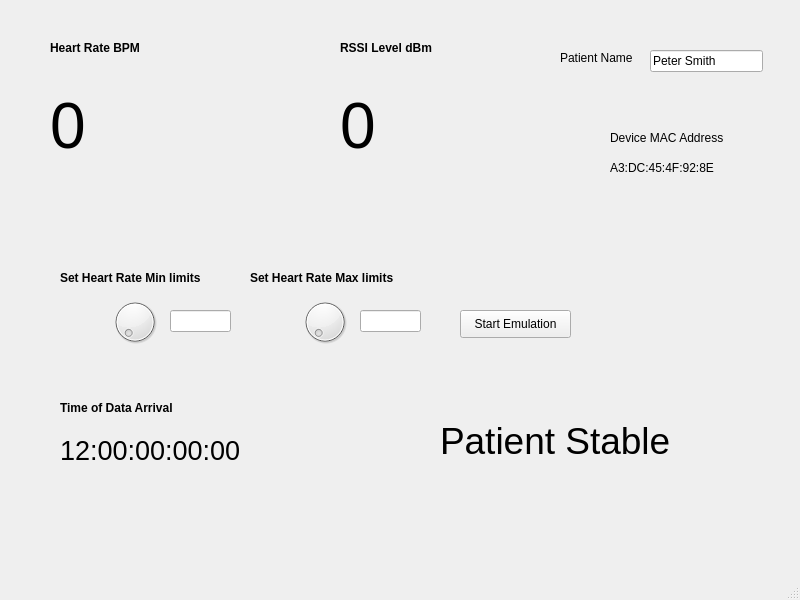
<?xml version="1.0" encoding="UTF-8"?>
<ui version="4.0">
 <class>MainWindow</class>
 <widget class="QMainWindow" name="MainWindow">
  <property name="geometry">
   <rect>
    <x>0</x>
    <y>0</y>
    <width>800</width>
    <height>600</height>
   </rect>
  </property>
  <property name="windowTitle">
   <string>MainWindow</string>
  </property>
  <widget class="QWidget" name="centralwidget">
   <widget class="QDial" name="minDail">
    <property name="geometry">
     <rect>
      <x>110</x>
      <y>290</y>
      <width>50</width>
      <height>64</height>
     </rect>
    </property>
   </widget>
   <widget class="QLabel" name="label">
    <property name="geometry">
     <rect>
      <x>60</x>
      <y>270</y>
      <width>171</width>
      <height>16</height>
     </rect>
    </property>
    <property name="font">
     <font>
      <weight>75</weight>
      <bold>true</bold>
     </font>
    </property>
    <property name="text">
     <string>Set Heart Rate Min limits</string>
    </property>
   </widget>
   <widget class="QDial" name="MaxDial">
    <property name="geometry">
     <rect>
      <x>300</x>
      <y>290</y>
      <width>50</width>
      <height>64</height>
     </rect>
    </property>
   </widget>
   <widget class="QLabel" name="label_2">
    <property name="geometry">
     <rect>
      <x>250</x>
      <y>270</y>
      <width>181</width>
      <height>16</height>
     </rect>
    </property>
    <property name="font">
     <font>
      <weight>75</weight>
      <bold>true</bold>
     </font>
    </property>
    <property name="text">
     <string>Set Heart Rate Max limits</string>
    </property>
   </widget>
   <widget class="QLabel" name="label_3">
    <property name="geometry">
     <rect>
      <x>50</x>
      <y>40</y>
      <width>101</width>
      <height>16</height>
     </rect>
    </property>
    <property name="font">
     <font>
      <weight>75</weight>
      <bold>true</bold>
     </font>
    </property>
    <property name="text">
     <string>Heart Rate BPM</string>
    </property>
   </widget>
   <widget class="QLabel" name="HRValue">
    <property name="geometry">
     <rect>
      <x>50</x>
      <y>90</y>
      <width>251</width>
      <height>71</height>
     </rect>
    </property>
    <property name="font">
     <font>
      <pointsize>48</pointsize>
     </font>
    </property>
    <property name="text">
     <string>0</string>
    </property>
    <property name="scaledContents">
     <bool>false</bool>
    </property>
    <property name="wordWrap">
     <bool>false</bool>
    </property>
   </widget>
   <widget class="QLineEdit" name="minSet">
    <property name="geometry">
     <rect>
      <x>170</x>
      <y>310</y>
      <width>61</width>
      <height>22</height>
     </rect>
    </property>
   </widget>
   <widget class="QLineEdit" name="maxSet">
    <property name="geometry">
     <rect>
      <x>360</x>
      <y>310</y>
      <width>61</width>
      <height>22</height>
     </rect>
    </property>
   </widget>
   <widget class="QLabel" name="MAC">
    <property name="geometry">
     <rect>
      <x>610</x>
      <y>130</y>
      <width>131</width>
      <height>16</height>
     </rect>
    </property>
    <property name="text">
     <string>Device MAC Address</string>
    </property>
   </widget>
   <widget class="QLabel" name="MACaddress">
    <property name="geometry">
     <rect>
      <x>610</x>
      <y>160</y>
      <width>121</width>
      <height>16</height>
     </rect>
    </property>
    <property name="text">
     <string>A3:DC:45:4F:92:8E</string>
    </property>
   </widget>
   <widget class="QLabel" name="label_4">
    <property name="geometry">
     <rect>
      <x>340</x>
      <y>40</y>
      <width>101</width>
      <height>16</height>
     </rect>
    </property>
    <property name="font">
     <font>
      <weight>75</weight>
      <bold>true</bold>
     </font>
    </property>
    <property name="text">
     <string>RSSI Level dBm</string>
    </property>
   </widget>
   <widget class="QLabel" name="HRValue_2">
    <property name="geometry">
     <rect>
      <x>340</x>
      <y>90</y>
      <width>191</width>
      <height>71</height>
     </rect>
    </property>
    <property name="font">
     <font>
      <pointsize>48</pointsize>
     </font>
    </property>
    <property name="text">
     <string>0</string>
    </property>
    <property name="scaledContents">
     <bool>false</bool>
    </property>
    <property name="wordWrap">
     <bool>false</bool>
    </property>
   </widget>
   <widget class="QLabel" name="label_5">
    <property name="geometry">
     <rect>
      <x>560</x>
      <y>50</y>
      <width>91</width>
      <height>16</height>
     </rect>
    </property>
    <property name="text">
     <string>Patient Name</string>
    </property>
   </widget>
   <widget class="QLineEdit" name="PatientName">
    <property name="geometry">
     <rect>
      <x>650</x>
      <y>50</y>
      <width>113</width>
      <height>22</height>
     </rect>
    </property>
    <property name="text">
     <string>Peter Smith</string>
    </property>
   </widget>
   <widget class="QLabel" name="timeOlabel">
    <property name="geometry">
     <rect>
      <x>60</x>
      <y>400</y>
      <width>131</width>
      <height>16</height>
     </rect>
    </property>
    <property name="font">
     <font>
      <weight>75</weight>
      <bold>true</bold>
     </font>
    </property>
    <property name="text">
     <string>Time of Data Arrival</string>
    </property>
   </widget>
   <widget class="QLabel" name="TOAD">
    <property name="geometry">
     <rect>
      <x>60</x>
      <y>420</y>
      <width>231</width>
      <height>61</height>
     </rect>
    </property>
    <property name="font">
     <font>
      <pointsize>20</pointsize>
     </font>
    </property>
    <property name="text">
     <string>12:00:00:00:00</string>
    </property>
   </widget>
   <widget class="QLabel" name="Emerg">
    <property name="geometry">
     <rect>
      <x>440</x>
      <y>400</y>
      <width>321</width>
      <height>81</height>
     </rect>
    </property>
    <property name="font">
     <font>
      <pointsize>28</pointsize>
     </font>
    </property>
    <property name="text">
     <string>Patient Stable</string>
    </property>
   </widget>
   <widget class="QPushButton" name="pushButton">
    <property name="geometry">
     <rect>
      <x>460</x>
      <y>310</y>
      <width>111</width>
      <height>28</height>
     </rect>
    </property>
    <property name="text">
     <string>Start Emulation</string>
    </property>
   </widget>
  </widget>
  <widget class="QMenuBar" name="menubar">
   <property name="geometry">
    <rect>
     <x>0</x>
     <y>0</y>
     <width>800</width>
     <height>26</height>
    </rect>
   </property>
  </widget>
  <widget class="QStatusBar" name="statusbar"/>
 </widget>
 <resources/>
 <connections/>
</ui>
